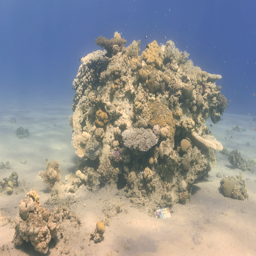
#> input picture Hardware Implementation/combining/white_balanced.png, 256 x 256 px
$ python eval_quality.py
#> lines starting #> are read from the running program, lines starting #| are printed output that depends on the picture
import numpy as np
from PIL import Image
import math

def uism(img):
    gray = 0.299*img[...,0] + 0.587*img[...,1] + 0.114*img[...,2]
    k1, k2 = 8, 8
    h, w = gray.shape
    eme = 0.0
    cnt = 0
    for r in range(0, h - k1, k1):
        for c in range(0, w - k2, k2):
            block = gray[r:r+k1, c:c+k2]
            mi, ma = float(block.min()), float(block.max())
            if mi > 0 and ma > 0 and ma > mi:
                eme += math.log(ma / mi)
                cnt += 1
    return 2.0 * eme / max(cnt, 1)

def uiconm(img):
    gray = 0.299*img[...,0] + 0.587*img[...,1] + 0.114*img[...,2]
    k1, k2 = 8, 8
    h, w = gray.shape
    ame = 0.0
    cnt = 0
    for r in range(0, h - k1, k1):
        for c in range(0, w - k2, k2):
            block = gray[r:r+k1, c:c+k2]
            mi, ma = float(block.min()), float(block.max())
            if (ma + mi) > 0 and ma > mi:
                ame += math.log((ma - mi) / (ma + mi) + 1.0)
                cnt += 1
    return ame / max(cnt, 1)

def entropy(img):
    gray = np.round(0.299*img[...,0] + 0.587*img[...,1] + 0.114*img[...,2]).astype(np.uint8)
    hist = np.bincount(gray.ravel(), minlength=256)
    p = hist[hist > 0] / hist.sum()
    return -float(np.sum(p * np.log2(p)))

items = [
    ("Original WB (BRAM)", "white_balanced.png"),
    ("Stretched WB", "white_balanced_stretched.png"),
    ("Current Unsharp (Eq 6)", "unsharp_masking.png"),
    ("Enhanced Unsharp beta=1.0", "eval_uns_b10.png"),
    ("Enhanced Unsharp beta=1.5", "eval_uns_b15.png"),
    ("Original Fused Output", "fused_output.png"),
    ("Enhanced Fused beta=1.0", "eval_fus_b10.png"),
    ("Enhanced Fused beta=1.5", "eval_fus_b15.png"),
    ("Fused from Stretched WB", "eval_fus_from_stretched_wb.png"),
]

hdr = f"{'Image':28s} | {'Contrast (Std)':14s} | {'Sharpness (EME)':15s} | {'UIConM':8s} | {'Entropy':8s}"
print(hdr)
print("-" * len(hdr))
for name, p in items:
    im = np.array(Image.open(p), dtype=np.float32)
    s = float(im.std())
#> s = 40.72
    e = uism(im)
#> in uism, `gray = 0.299*img[...,0] + 0.587*img[...,1] + 0.114*img[...,2]`:
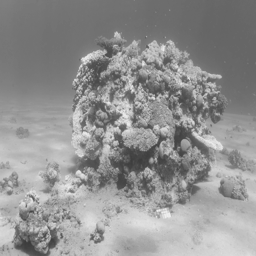
#> gray: shape (256, 256) float32; min 58.68, max 238.9, mean 145.9
#> after the loop in uism, `for r in range(0, h - k1, k1):`: cnt = 961; eme = 367.3
#> e = 0.764
    c = uiconm(im)
#> after the loop in uiconm, `for r in range(0, h - k1, k1):`: ame = 154.3; cnt = 961
#> c = 0.161
    ent = entropy(im)
#> in entropy, `hist = np.bincount(gray.ravel(), minlength=256)`: hist = 256 values, max 1976 at index 103, min 0 at index 0, mean 256
#> in entropy, `p = hist[hist > 0] / hist.sum()`: p = 181 values, max 0.0302 at index 44, min 3.05e-05 at index 0, mean 0.00552
#> ent = 7
    print(f"{name:28s} | {s:14.2f} | {e:15.2f} | {c:8.4f} | {ent:8.3f}")
#| Original WB (BRAM)           |          40.72 |            0.76 |   0.1606 |    7.004
#> pass 2 of the loop `for name, p in items:`:
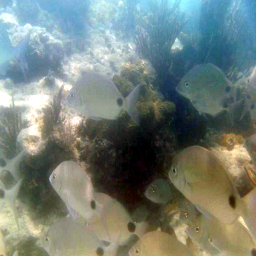
#> input picture Hardware Implementation/combining/white_balanced_stretched.png, 256 x 256 px
#> s = 60.08
#> in uism (call 2), `gray = 0.299*img[...,0] + 0.587*img[...,1] + 0.114*img[...,2]`:
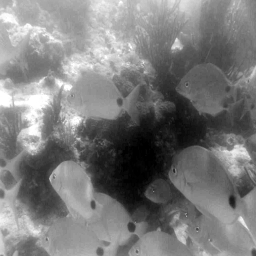
#> gray: shape (256, 256) float32; min 0, max 255, mean 124.1
#> after the loop in uism (call 2), `for r in range(0, h - k1, k1):`: cnt = 937; eme = 440.5
#> e = 0.94
#> c = 0.205
#> ent = 7.7
#| Stretched WB                 |          60.08 |            0.94 |   0.2049 |    7.699
#> pass 3 of the loop `for name, p in items:`:
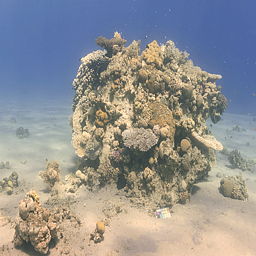
#> input picture Hardware Implementation/combining/unsharp_masking.png, 256 x 256 px
#> s = 42.87
#> in uism (call 3), `gray = 0.299*img[...,0] + 0.587*img[...,1] + 0.114*img[...,2]`:
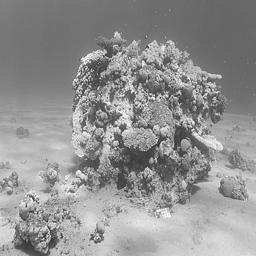
#> gray: shape (256, 256) float32; min 37.48, max 251.5, mean 146.4
#> after the loop in uism (call 3), `for r in range(0, h - k1, k1):`: cnt = 961; eme = 494.9
#> e = 1.03
#> c = 0.203
#> ent = 7.11
#| Current Unsharp (Eq 6)       |          42.87 |            1.03 |   0.2029 |    7.105
#> (the run stopped early here; a loop or call above may not have finished)
